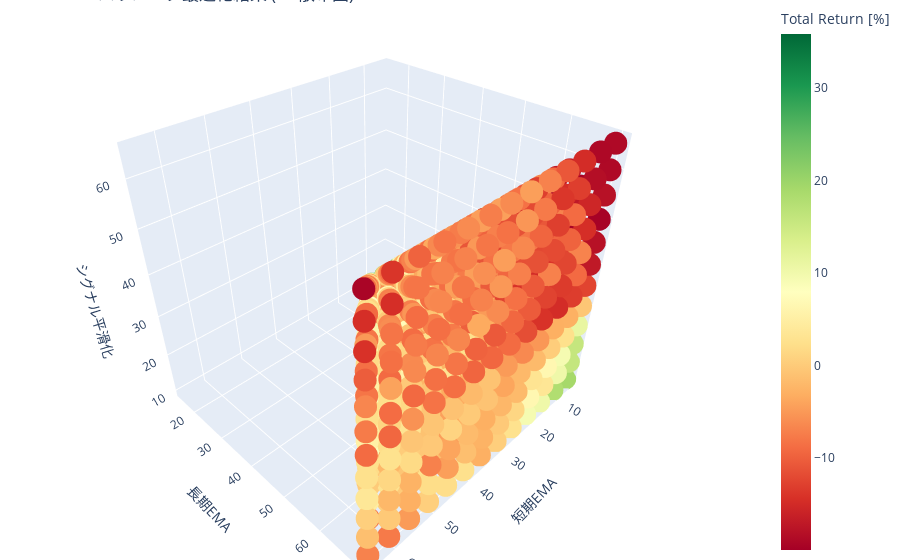

Write notebook code for a chart like this one.
### Code cell
import vectorbt as vbt
import pandas as pd
import numpy as np
import talib as ta
import plotly.graph_objects as go

# データ取得
price = vbt.YFData.download('7203.T', start='2021-01-01', end='2022-03-31').get('Close')

# マルチインデックス対応
if isinstance(price, pd.DataFrame) and isinstance(price.columns, pd.MultiIndex):
    price = price.iloc[:, 0]

# MACDパラメータ範囲
fast_range = list(range(5, 75, 5))    # 短期EMA
slow_range = list(range(10, 75, 5))   # 長期EMA
signal_range = list(range(10, 75, 5)) # シグナル平滑化

# 結果格納用
data = []

# 各パラメータで戦略実行
for fast_period in fast_range:
    for slow_period in slow_range:
        if fast_period >= slow_period: # fast_period は必ず slow_period より小さくする
            continue
        for signal_period in signal_range:
            if signal_period >= slow_period: # signal_period は slow_period より小さく
                continue
            macd, signal, _ = ta.MACD(price, fastperiod=fast_period, slowperiod=slow_period, signalperiod=signal_period)
            entries = (macd > signal).fillna(False)
            exits = (macd < signal).fillna(False)

            pf = vbt.Portfolio.from_signals(price, entries, exits, init_cash=10000, fees=0.002)
            total_return = pf.stats()['Total Return [%]']
            data.append({
                'fast_period': fast_period,
                'slow_period': slow_period,
                'signal_period': signal_period,
                'total_return': total_return
            })

# DataFrameに変換
df = pd.DataFrame(data)

# 3D散布図を作成
fig = go.Figure(data=[go.Scatter3d(
    x=df['fast_period'],
    y=df['slow_period'],
    z=df['signal_period'],
    mode='markers',
    marker=dict(
        size=8,
        color=df['total_return'],  # パフォーマンスに応じて色分け
        colorscale='RdYlGn',       # カラーマップ
        colorbar=dict(title='Total Return [%]')
    ),
    hovertemplate='Fast: %{x}<br>Slow: %{y}<br>Signal: %{z}<br>Return: %{marker.color:.2f}%'
)])

# レイアウトを設定
fig.update_layout(
    margin=dict(l=0, r=0, b=0, t=0),
    title='MACD パラメータ最適化結果 (3D散布図)',
    scene=dict(
        xaxis_title='短期EMA',
        yaxis_title='長期EMA',
        zaxis_title='シグナル平滑化',
    )
)

# グラフを表示
fig.show()

### Figure 1 — Plotly figure (JSON) as saved in the notebook; plotly's stock layout.template omitted (floating-point values rounded to 4 significant figures; data arrays with more than 128 entries replaced by an {"elided": "..."} marker saying what was removed)
{"data": [{"hovertemplate": "Fast: %{x}<br>Slow: %{y}<br>Signal: %{z}<br>Return: %{marker.color:.2f}%", "marker": {"color": {"elided": "728 float values"}, "colorbar": {"title": {"text": "Total Return [%]"}}, "colorscale": [[0, "rgb(165,0,38)"], [0.1, "rgb(215,48,39)"], [0.2, "rgb(244,109,67)"], [0.3, "rgb(253,174,97)"], [0.4, "rgb(254,224,139)"], [0.5, "rgb(255,255,191)"], [0.6, "rgb(217,239,139)"], [0.7, "rgb(166,217,106)"], [0.8, "rgb(102,189,99)"], [0.9, "rgb(26,152,80)"], [1, "rgb(0,104,55)"]], "size": 8}, "mode": "markers", "type": "scatter3d", "x": {"elided": "728 int values"}, "y": {"elided": "728 int values"}, "z": {"elided": "728 int values"}}], "layout": {"margin": {"b": 0, "l": 0, "r": 0, "t": 0}, "scene": {"xaxis": {"title": {"text": "短期EMA"}}, "yaxis": {"title": {"text": "長期EMA"}}, "zaxis": {"title": {"text": "シグナル平滑化"}}}, "title": {"text": "MACD パラメータ最適化結果 (3D散布図)"}}}
